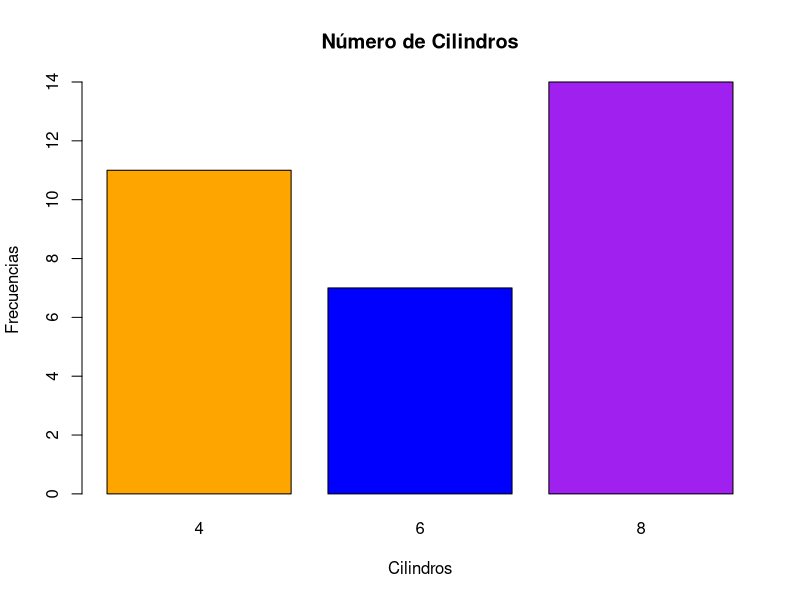

Source code (R):
## ---- chunk 1
knitr::opts_chunk$set(echo = FALSE)
## ---- chunk 2
summary(mtcars$cyl)

summary(mtcars$gear)

# La función summary() nos proporciona un resumen estadístico del data set y la variable

## ---- chunk 3
x <- table(mtcars$cyl)

colores <- c("orange","blue","purple")

barplot(x,xlab="Cilindros",ylab="Frecuencias",main="Número de Cilindros",col=colores)

# barplot() es una función base del lenguaje de programación R
